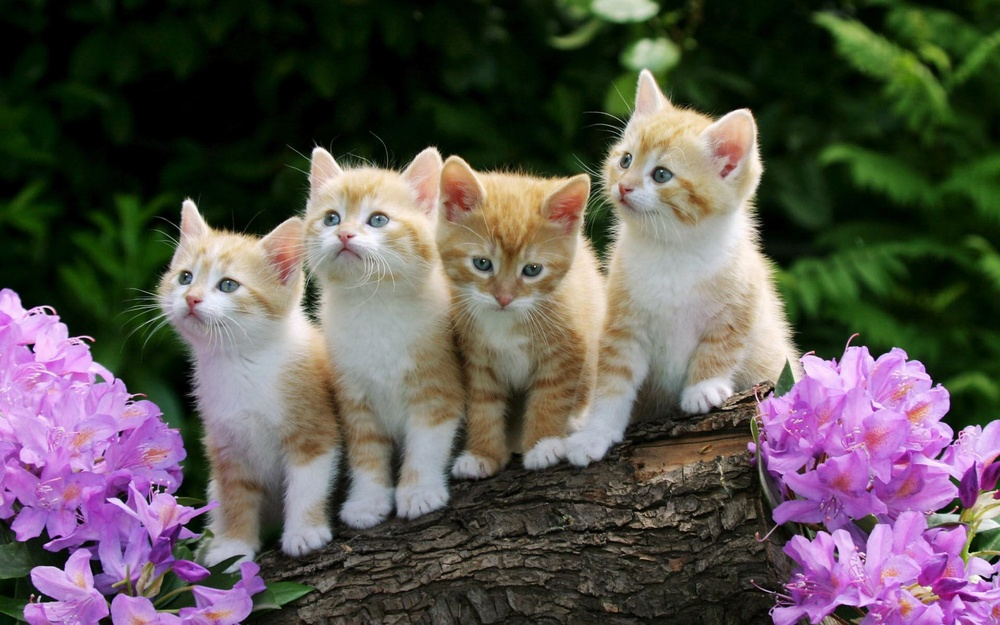
#> input picture sample.jpg, 1000 x 625 px, shrunk from 1920 x 1200 before the run, found by its file name
$ python contour_detection.py
#> lines starting #> are read from the running program, lines starting #| are printed output that depends on the picture; after the words box and inside, x2 and y2 are one past the last pixel; in counts of white or black regions, pixels touching at a corner belong together
import cv2
import random

# Load and convert image
image = cv2.imread('sample.jpg')
#> image is the input picture: shape (625, 1000, 3); mean B, G, R 82.1, 85.7, 91.9
gray = cv2.cvtColor(image, cv2.COLOR_BGR2GRAY)
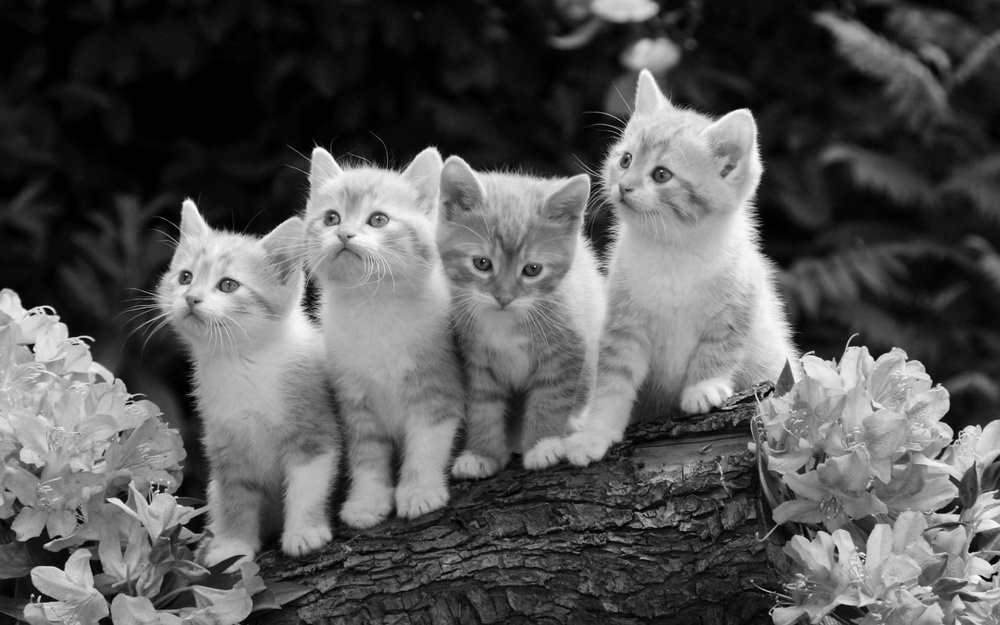
#> gray: shape (625, 1000); min 0, max 254, mean 87.1
_, thresh = cv2.threshold(gray, 127, 255, cv2.THRESH_BINARY) #cv2.threshold returns a tuple, we use _ to ignore the first value
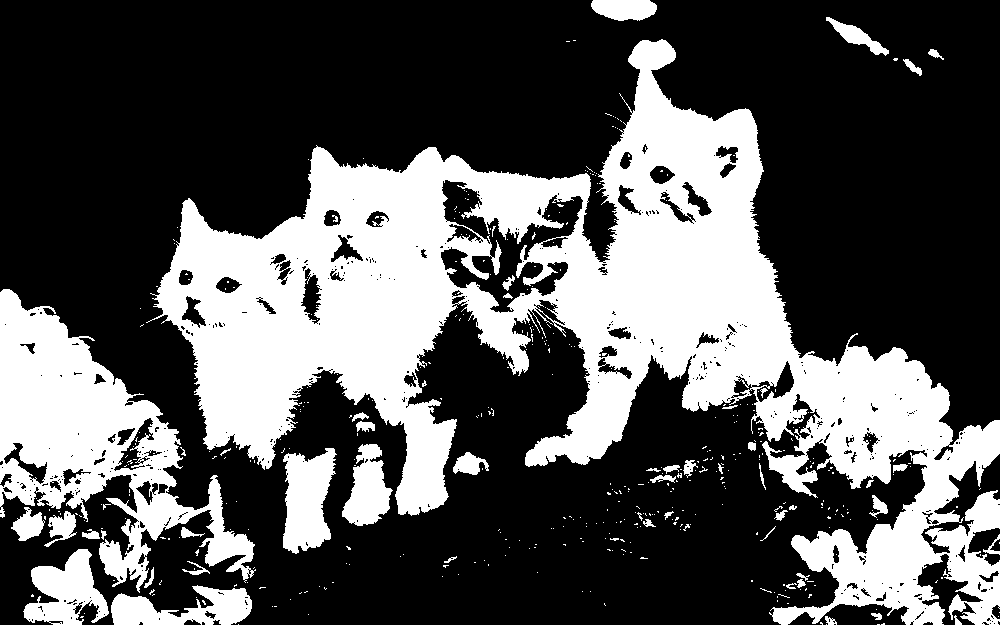
#> thresh: shape (625, 1000); 33.7% white; 443 white regions (393 under 20 px)

# Find contours
contours, _ = cv2.findContours(thresh, cv2.RETR_TREE, cv2.CHAIN_APPROX_SIMPLE) #cv2.findContours returns a list of contours and hierarchy _ is used to ignore the hierarchy
#> contours = 1040 contours, 910 with area under 20; largest, box (x1, y1, x2, y2) and area: (146, 39, 1000, 625) 173173, (0, 289, 256, 593) 29974, (440, 179, 584, 314) 7822, (283, 448, 337, 554) 3852, (23, 549, 109, 625) 3572

# Draw contours on original image
output = image.copy()
#cv2.drawContours(output, contours, -1, (0, 255, 255), 2)

for cnt in contours:
    color = (random.randint(0, 255), random.randint(0, 255), random.randint(0, 255))
    cv2.drawContours(output, [cnt], -1, color, 2)
#> this loop made 1040 passes
#> (cnt, color) on passes 1 to 3: ([[877, 624], [879, 624]], (197, 215, 20)), ([[826, 624]], (132, 248, 207)), ([[238, 624]], (155, 244, 183))
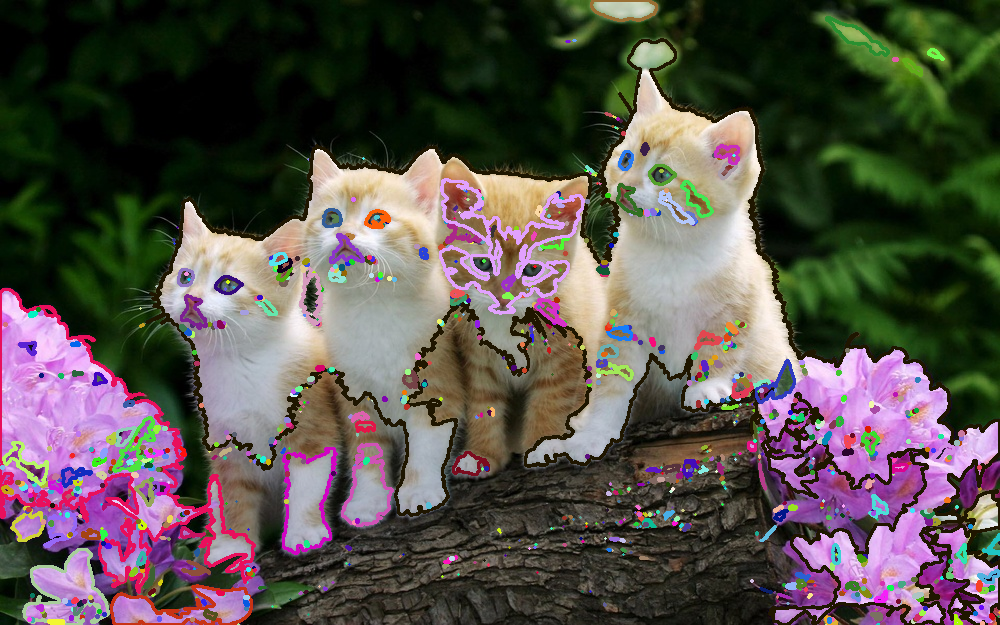
#> output: shape (625, 1000, 3); 11.81% of pixels changed, all inside (x1, y1, x2, y2) = (0, 0, 1000, 625)

# Show results
cv2.imshow('Original', gray)
cv2.imshow('Contours', output)
cv2.waitKey(0)
cv2.destroyAllWindows()
